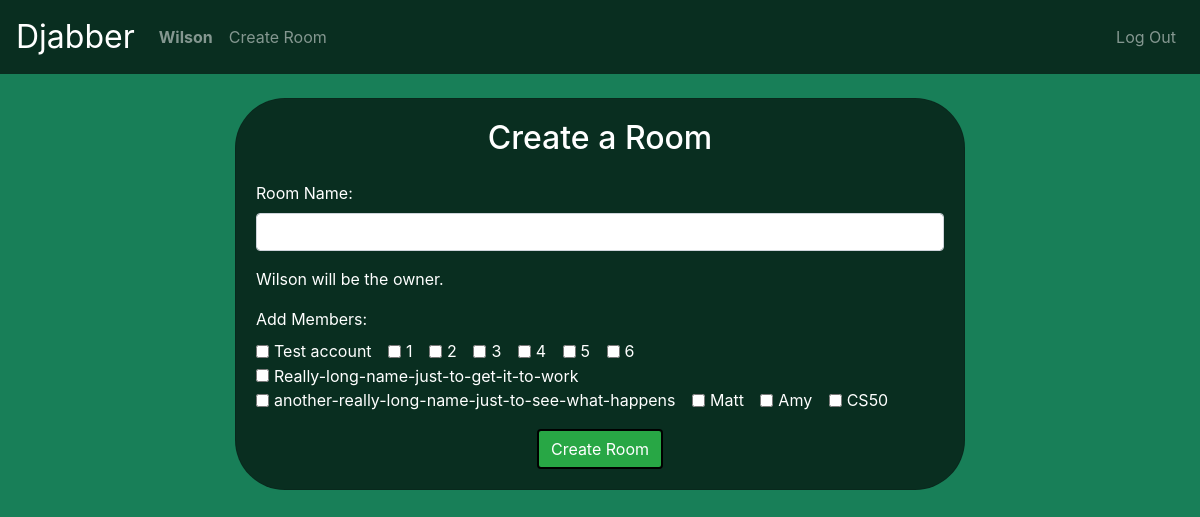
The page /create_room (signed in) on the database its author committed.
### livechat/models.py (models this page shows)
class User(AbstractUser):
    pass

### livechat/views.py (the view, shortened to what this page needs)
# urls.py: path("create_room", views.create_room, name="create_room"),
@login_required
def create_room(request):
    try:
        if request.method == "GET":
            users = User.objects.exclude(id=request.user.id).all()
            return render(request, "livechat/create_room.html", {
                "users": users,
            })
    except IntegrityError:
        users = User.objects.exclude(id=request.user.id).all()
        message = "That room name is already in use."
        return render(request, "livechat/create_room.html", {
            "users": users,
            "message": message
        })

### livechat/templates/livechat/create_room.html (shortened to what this page needs)
{% extends "livechat/layout.html" %}
{% load static %}
{% block body %}
<div class="container mt-4">
    <div class="row justify-content-center">
        <div class="col-md-8">
            <div class="card custom-form">
                <div class="card-body">
                    <h2 class="card-title text-center mb-4">Create a Room</h2>
                    {% if user.is_authenticated %}
                        <form method="post" action="{% url 'create_room' %}">
                            <div class="form-group">
                                <label for="room_name">Room Name:</label>
                                <input type="text" id="room_name" name="room_name" class="form-control" autofocus required>
                            </div>
                            <div class="form-group">
                                <p>{{ user.username }} will be the owner.</p>
                            </div>
                            <div class="form-group">
                                <label>Add Members:</label><br>
                                {% for user in users %}
                                    <div class="form-check form-check-inline">
                                        <input type="checkbox" name="members" value="{{ user.id }}" class="form-check-input">
                                        <label class="form-check-label">{{ user.username }}</label>
                                    </div>
                                {% endfor %}
                            </div>
                            <div class="text-center">
                                <button type="submit" class="btn btn-success button-border">Create Room</button>
                            </div>
                        </form>
                    {% else %}
                        <p class="text-center">You must be logged in to create a room.</p>
                    {% endif %}
                </div>
            </div>
        </div>
    </div>
</div>
{% endblock %}

### livechat/templates/livechat/layout.html (shortened to what this page needs)
{% load static %}
<!DOCTYPE html>
<html lang="en">
    <head>
        <link rel="stylesheet" href="https://stackpath.bootstrapcdn.com/bootstrap/4.4.1/css/bootstrap.min.css">
        <link href="{% static 'livechat/styles.css' %}" rel="stylesheet">
        <link rel="stylesheet" href="https://cdnjs.cloudflare.com/ajax/libs/font-awesome/4.7.0/css/font-awesome.min.css">
    </head>
    <body>
        <nav class="navbar navbar-expand-md navbar-dark django-green-bg">
            <a class="navbar-brand" href="{% url 'index' %}">Djabber</a>
            <div class="collapse navbar-collapse">
                <ul class="navbar-nav mr-auto">
                    {% if user.is_authenticated %}
                        <li class="nav-item">
                            <a class="nav-link" href="/"><strong>{{ user.username }}</strong></a>
                        </li>
                        <li class="nav-item">
                            <a class="nav-link" href="{% url 'create_room' %}">Create Room</a>
                        </li>
                    {% endif %}
                </ul>
                <ul class="navbar-nav ml-auto">
                    {% if user.is_authenticated %}
                        <li class="nav-item">
                            <a class="nav-link" href="{% url 'logout' %}">Log Out</a>
                        </li>
                    {% endif %}
                </ul>
            </div>
        </nav>
        <div class="body">
            {% block body %}
            {% endblock %}
        </div>
    </body>
</html>

### livechat/static/livechat/styles.css (style rules this page uses)
nav .navbar-brand { font-size: xx-large; }
body { background-color: rgb(24, 127, 88); min-height: 100vh; overflow-x: hidden; }
.django-green-bg { background-color: rgb(9, 46, 32); }
.button-border { border: 2px solid #000; }
.custom-form { background-color: rgb(9, 46, 32); color: white; border-radius: 50px; }

### rows shown on the page
User: username "Wilson"
User: username "Test account"
User: username "1"
User: username "2"
User: username "3"
User: username "4"
User: username "5"
User: username "6"
User: username "Really-long-name-just-to-get-it-to-work"
User: username "another-really-long-name-just-to-see-what-happens"
User: username "Matt"
User: username "Amy"
User: username "CS50"
